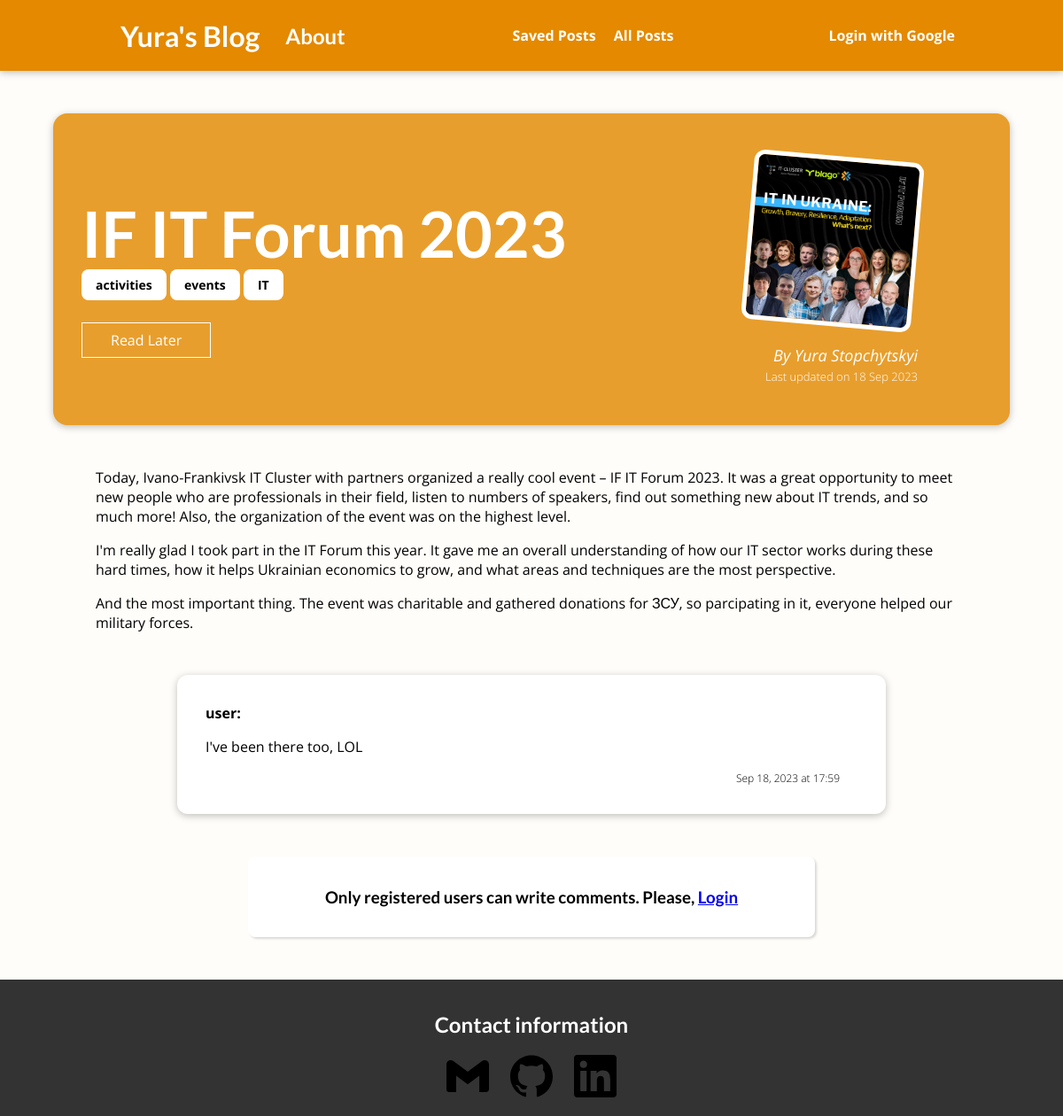
The page /posts/if-it-forum-2023 on the database its author committed.
### main_app/models.py (models this page shows, shortened)
class Post(models.Model):
    title = models.CharField(max_length=100)
    excerpt = models.CharField(max_length=150)
    image = models.ImageField(upload_to="posts", null=True)
    date = models.DateField(auto_now=True)
    slug = models.SlugField(unique=True, blank=True, null=False, db_index=True)
    content = models.TextField(validators=[MinLengthValidator(10)])
    author = models.ForeignKey(
        Author, on_delete=models.SET_NULL, null=True, related_name="posts"
    )
    tags = models.ManyToManyField(Tag)

class Tag(models.Model):
    caption = models.CharField(max_length=25)

class Author(models.Model):
    first_name = models.CharField(max_length=50)
    last_name = models.CharField(max_length=100)
    email_address = models.EmailField()
    def full_name(self):
        return f"{self.first_name} {self.last_name}"
    def __str__(self):
        return self.full_name()

class Comment(models.Model):
    comment = models.TextField(max_length=500)
    user_name = models.CharField(max_length=65)
    user_email = models.EmailField()
    date = models.DateTimeField(auto_now_add=True)
    post = models.ForeignKey(Post, on_delete=models.CASCADE, related_name="comments")
    class Meta:
        ordering = ["date"]

### main_app/views.py (the view, shortened to what this page needs)
# urls.py: path("posts/<slug:slug>", views.SinglePostView.as_view(), name="single-post"),
class SinglePostView(View):
    def is_saved_post(self, request, post_slug):
        if request.user.is_authenticated:
            username = request.user.username
            record = UserData.objects.get(username=username)
            stored_posts = record.stored_posts
        else:
            stored_posts = request.session.get("stored_posts")
        if stored_posts is not None:
            is_saved = post_slug in stored_posts
        else:
            is_saved = False
        return is_saved
    def get(self, request, slug):
        post = Post.objects.get(slug=slug)
        comments = Comment.objects.filter(post=post)
        context = {}
        context["post"] = post
        context["comments"] = comments.order_by("-date")
        context["comment_form"] = CommentForm()
        context["is_saved_post"] = self.is_saved_post(request, post.slug)
        return render(request, "main_app/post-detail.html", context)

### main_app/templates/main_app/post-detail.html (shortened to what this page needs)
{% extends 'base.html' %}
{% load static %}
{% load socialaccount %}
{% block css_files%}
    <link rel="stylesheet" href="{% static "main_app/post-detail.css" %}">
{% endblock %}
{% block content %}
    <section id="summary">
        <h2>{{ post.title }}</h2>
        <div>
            {% for tag in post.tags.all %}
                <span class="tag">{{ tag.caption }}</span>
            {% endfor %}
        </div>
        <div id="read-later">
            <form action="{% url "read-later" %}" method="POST">
                {% if is_saved_post %}
                    <button>Remove From Saved</button>
                {% else %}
                    <button>Read Later</button>
                {% endif %}
            </form>
        </div>
        <article>
            <img src="{{ post.image.url }}" alt="{{ post.title }}">
            <div>
                <address>By <a href="mailto:{{ post.author.email_address }}">{{ post.author }}</a></address>
            </div>
            <div>
                <time>Last updated on {{ post.date|date:"d M Y" }}</time>
            </div>
        </article>
    </section>
    <main>
        <p>
        {{ post.content|linebreaks }}
        </p>
    </main>
    <section id="comments">
        <ul>
            {% for comment in comments %}
                <li>
                    <p><span>{{ comment.user_name }}:</span> {{ comment.comment|linebreaks }}</p>
                    <div id="comment-date">
                        <time class="comment-time">{{ comment.date|date:"M d, Y" }} at {{ comment.date|date:"H:i" }}</time>
                    </div>
                </li>
            {% endfor %}
        </ul>
    </section>
    <section id="comment-form">
        {% if user.is_authenticated %}
            <form action="{% url "single-post" post.slug %}" method="POST">
                {% csrf_token %}
                {% for form_field in comment_form %}
                    <div class="form-control {% if form_field.errors %}invalid{% endif %}">
                        {{ form_field.label_tag }}
                        {{ form_field }}
                        {{ form_field.errors }}
                    </div>
                {% endfor %}
                <button>Save Comment</button>
            </form>
        {% else %}
            <h3>Only registered users can write comments. Please,
                <a href="{% provider_login_url "google" %}?next={% url "single-post" post.slug %}">Login</a></h3>
        {% endif %}
    </section>
{% endblock %}

### static/app.css (style rules this page uses)
* { box-sizing: border-box; }
html { font-family: 'Open Sans', 'Lato', sans-serif; }
body { margin: 0; }
h1, h2, h3 { font-family: 'Lato', sans-serif; font-weight: bold; }

### main_app/static/main_app/post-detail.css (style rules this page uses)
body { background-color: #FFFDFA; }
#summary { margin: 8rem auto 3rem auto; padding: 2rem; width: 90%; max-width: 90rem; border-radius: 16px; background-color: #E89E2C; position: relative; box-shadow: 0 2px 8px rgba(0, 0, 0, 0.25); height: 22rem; }
#summary h2 { color: white; font-size: 4.5rem; margin-bottom: 0.25rem; }
#summary article { position: absolute; top: 2rem; right: 4.5rem; padding: 1rem 2rem; border-radius: 12px; text-align: right; color: white; }
#summary article img { width: 12rem; height: 12rem; object-fit: cover; border-radius: 12px; transform: rotateZ(5deg); border: 5px solid white; margin-bottom: 1rem; }
#summary address { font-size: 18px; }
#summary a { color: white; font-style: italic; text-decoration: none; }
#summary time { font-weight: lighter; font-size: 13px; }
#read-later { margin: 2rem 0; }
#read-later button { background-color: transparent; border: 1px solid white; padding: 0.5rem 2rem; font: inherit; color: white; cursor: pointer; }
main { width: 90%; max-width: 90rem; margin: 3rem auto; background-color: #FFFDFA; padding: 0 3rem; }
.tag { background-color: white; color: black; padding: 0.5rem 1rem; border-radius: 8px; font-size: 14px; font-weight: bold; }
#comment-form { margin: 3rem auto; width: 90%; max-width: 40rem; border-radius: 8px; background-color: white; box-shadow: 1.95px 1.95px 2.6px rgba(0, 0, 0, 0.15); padding: 1rem 2rem; }
#comment-form h3 { text-align: center; }
#comments { margin: 3rem auto; width: 90%; max-width: 50rem; border-radius: 12px; background-color: white; box-shadow: 0 2px 8px rgba(0, 0, 0, 0.25); padding: 1rem 2rem; }
#comments p span { font-weight: bolder; }
#comments ul { list-style: none; margin: 0; padding: 0; }
#comments li { margin-bottom: 1rem; border-bottom: 2px solid #ccc; }
#comments li:last-of-type { border-bottom: none; }
#comment-date { font-weight: lighter; font-size: 12px; padding-right: 20px; margin-bottom: 5px; text-align: right; }

### rows shown on the page
Post: title "IF IT Forum 2023", image (picture), author "Yura Stopchytskyi", date "18 Sep 2023", content "Today, Ivano-Frankivsk IT Cluster with partners organized a really cool event – IF IT Forum 2023. It was a great opportunity to meet new people who are professionals in their field, listen to numbers of speakers, find out something new about IT trends, and so much more! Also, the organization of the event was on the highest level. I'm really glad I took part in the IT Forum this year. It gave me an overall understanding of how our IT sector works during these hard times, how it helps Ukrainian economics to grow, and what areas and techniques are the most perspective. And the most important thing. The event was charitable and gathered donations for ЗСУ, so parcipating in it, everyone helped…"
Tag: caption "activities"
Tag: caption "events"
Tag: caption "IT"
Comment: user_name "user", comment "I've been there too, LOL", date "Sep 18, 2023", date "17:59"
